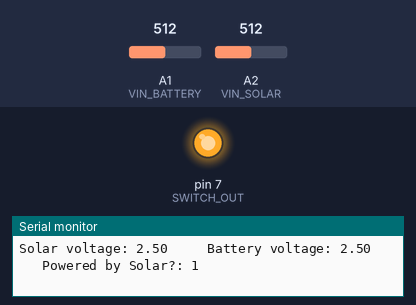
Recording of a sketch running on a simulated Arduino Uno, built with avr-gcc and run on an emulated ATmega328P. Shown: output pins drawn as LEDs (lit = HIGH), the last lines printed to the serial monitor. Inputs (shaded band) come from the test bench; at power-on: A2 (VIN_SOLAR) = 512, A1 (VIN_BATTERY) = 512.

Above: at 1.3 s.
1.4 s: A2 (VIN_SOLAR) set to 498
At 2.1 s:
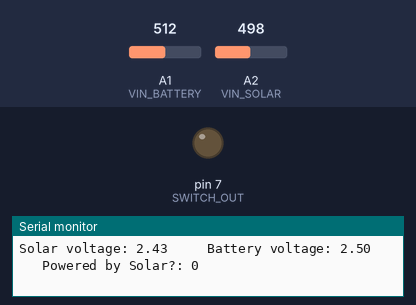
3.0 s: A2 (VIN_SOLAR) set to 716
At 3.4 s:
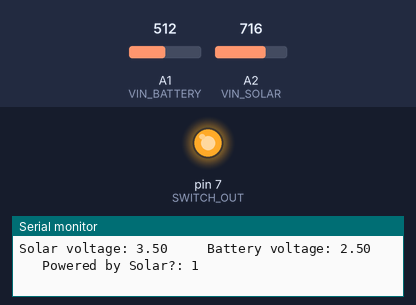
4.5 s: A2 (VIN_SOLAR) set to 511
At 4.8 s:
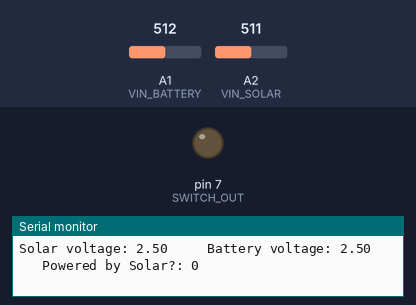
Timing chart, 0 to 7.5 s (numbered marks = the images above; inputs shaded):
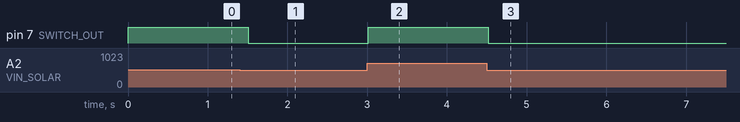

Measured:
- the behaviour switches between 512 and 511 on A2 (VIN_SOLAR) (found by bisection; images 0 and 1)
- after the input at 1.4 s, pin 7 (SWITCH_OUT): HIGH → LOW after 0.11 s
- after the input at 3.0 s, pin 7 (SWITCH_OUT): LOW → HIGH at once
- after the input at 4.5 s, pin 7 (SWITCH_OUT): HIGH → LOW at once

The sketch:

Lab4_SolarCharger.ino
```cpp
#define VIN_BATTERY   A1
#define VIN_SOLAR     A2
#define SWITCH_OUT    7


const float THRESH_V = 2.5;
const uint16_t THRESH_ADC = (u16)(THRESH_V * 1023) / 5.0;

bool gPoweredBySolar = false;
uint16_t gBatteryIn = 0;
uint16_t gSolarIn = 0;
float gBattVoltage = 0;
float gSolarVoltage = 0;

void setup() {
  Serial.begin(115200);
  pinMode(VIN_BATTERY, INPUT);
  pinMode(VIN_SOLAR, INPUT);
  pinMode(SWITCH_OUT, OUTPUT);


}

void loop() {
  gSolarIn = analogRead(VIN_SOLAR);
  gBatteryIn = analogRead(VIN_BATTERY);
  gSolarVoltage = (gSolarIn * 5.0) / 1023;
  gBattVoltage = (gBatteryIn * 5.0) / 1023;

  if(gSolarIn > THRESH_ADC){
    digitalWrite(SWITCH_OUT, HIGH);
    gPoweredBySolar = true;

  }else if(gBatteryIn > gSolarIn){
    digitalWrite(SWITCH_OUT, LOW);
    gPoweredBySolar = false;
  }else{
    digitalWrite(SWITCH_OUT, HIGH);
    gPoweredBySolar = true;
  }

  Serial.print("Solar voltage: ");
  Serial.print(gSolarVoltage);
  Serial.print("     Battery voltage: ");
  Serial.print(gBattVoltage);
  Serial.print("     Powered by Solar?: ");
  Serial.println(gPoweredBySolar);

  delay(500);
}
```
